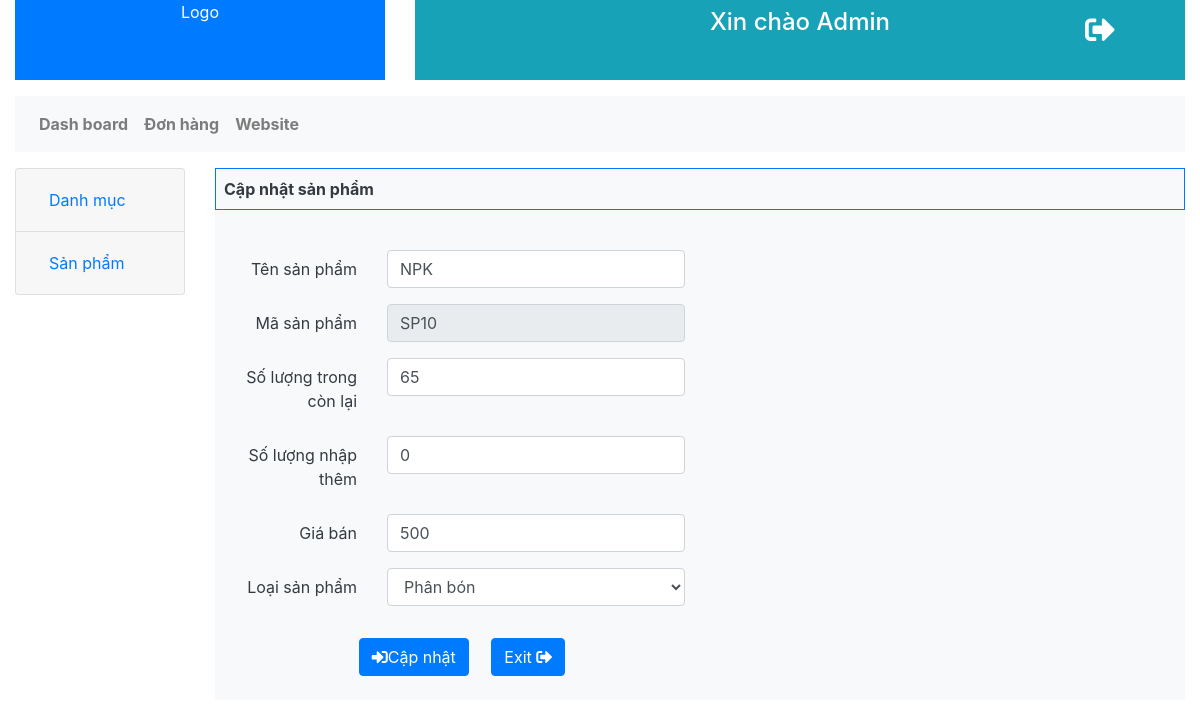
The app's page /admin/productedit.php?productid=SP10 (signed in) with its own data.
### tables this page shows
CREATE TABLE `sanpham` (
  `MaSanPham` varchar(15) NOT NULL,
  `TenSanPham` varchar(45) NOT NULL,
  `SoLuong` int(11) NOT NULL,
  `GiaBan` int(11) NOT NULL,
  `MaChungLoaiSP` int(11) NOT NULL
);

CREATE TABLE `chungloaisp` (
  `MaChungLoaiSP` int(11) NOT NULL,
  `TenChungLoaiSP` varchar(30) NOT NULL
);

### lib/database.php (called while the page is built, shortened)
<?php
Class Database extends PDO{
   public $host   = DB_HOST;
   public $user   = DB_USER;
   public $pass   = DB_PASS;
   public $dbname = DB_NAME;
   public $link;
private function connectDB(){
   $this->link = new mysqli($this->host, $this->user, $this->pass,
    $this->dbname);
 }
public function select($query){
  $result = $this->link->query($query) or
   die($this->link->error.__LINE__);
  if($result->num_rows > 0){
    return $result;
  } else {
    return false;
  }
 }
}

### class/product.php (called while the page is built, shortened)
<?php
	$filepath = realpath(dirname(__FILE__));
	include_once ($filepath.'/../lib/database.php');
?>
<?php
	class product
	{
		private $db;
		public function __construct()
		{
			$this->db = new Database();
		}
		public function getproductbyId($id)
		{
			$query = "SELECT MaSanPham,TenSanPham,SoLuong,GiaBan,sanpham.MaChungLoaiSP,TenChungLoaiSP FROM sanpham INNER JOIN chungloaisp ON sanpham.MaChungLoaiSP=chungloaisp.MaChungLoaiSP where MaSanPham = '$id' ";
			$result = $this->db->select($query);
			return $result;
		}
	}
 ?>

### class/category.php (called while the page is built, shortened)
<?php
	$filepath = realpath(dirname(__FILE__));
	include_once ($filepath.'/../lib/database.php');
?>
<?php
	class category
	{
		private $db;
		public function __construct()
		{
			$this->db = new Database();
		}
		public function show_category()
		{
			$query = "SELECT * FROM chungloaisp order by MaChungLoaiSP desc ";
			$result = $this->db->select($query);
			return $result;
		}
	}
 ?>

### admin/productedit.php (the view, shortened to what this page needs)
<?php include 'main/header.php'; ?>
<?php include '../class/category.php';  ?>
<?php include '../class/product.php';  ?>
<?php
$pd = new product();
if (!isset($_GET['productid']) || $_GET['productid'] == NULL) {
    echo "<script> window.location = 'productlist.php' </script>";
} else {
    $id = $_GET['productid'];
}
?>
<div class="col-md-10">
    <div class="view bg-light text-dark">
        <div class="row">
            <div class="col-md-12">
                <div class="content">
                    <div class="font-weight-bold border border-primary p-2">Cập nhật sản phẩm</div>
                    <div class="m-2">
                        <div class=" row p-3">
                        </div>
                        <?php
                        $get_product_by_id = $pd->getproductbyId($id);
                        if ($get_product_by_id) {
                            while ($result_product = $get_product_by_id->fetch_assoc()) {
                        ?>
                                <form name="frmLogin" action="" method="post" enctype="multipart/form-data">
                                    <div class="">
                                        <div class="form-group row ">
                                            <label class="col-md-2 text-right col-form-label" for="txtName">Tên sản phẩm</label>
                                            <div class="col-md-4"><input value="<?php echo $result_product['TenSanPham'] ?>" type="text" id="txtName" class="form-control" name="productName" /></div>
                                        </div>
                                        <div class="form-group row ">
                                            <label class="col-md-2 text-right col-form-label" for="txtName1" >Mã sản phẩm</label>
                                            <div class="col-md-4"><input value="<?php echo $result_product['MaSanPham'] ?>" disabled type="text" id="txtName1" class="form-control" name="product_code" /></div>
                                        </div>
                                        <div class="form-group row">
                                            <label class="col-md-2 text-right col-form-label" for="txtName2">Số lượng trong còn lại</label>
                                            <div class="col-md-4"><input value="<?php echo $result_product['SoLuong'] ?>" type="text" id="txtName2" class="form-control" /></div>
                                        </div>
                                        <div class="form-group row">
                                            <label class="col-md-2 text-right col-form-label" for="txtName3">Số lượng nhập thêm</label>
                                            <div class="col-md-4"><input value="0" type="text" id="txtName3" class="form-control" name="productQuantity" /></div>
                                        </div>
                                        <div class="form-group row">
                                            <label class="col-md-2 text-right col-form-label" for="txtName4">Giá bán</label>
                                            <div class="col-md-4"><input value="<?php echo $result_product['GiaBan'] ?>" type="text" id="txtName4" class="form-control" name="price" /></div>
                                        </div>
                                        <div class="form-group row">
                                            <label class="col-md-2 text-right col-form-label" for="txtName5">Loại sản phẩm</label>
                                            <div class="col-md-4">
                                                <select class="form-control" name="category" id="txtName5">
                                                    <?php
                                                    $cat = new category();
                                                    $catlist = $cat->show_category();
                                                    if ($catlist) {
                                                        while ($result = $catlist->fetch_assoc()) {
                                                    ?>
                                                            <option <?php
                                                                    if ($result['MaChungLoaiSP'] == $result_product['MaChungLoaiSP']) {
                                                                        echo 'selected';
                                                                    }
                                                                    ?> value=" <?php echo $result['MaChungLoaiSP'] ?> "> <?php echo $result['TenChungLoaiSP'] ?> </option>
                                                    <?php
                                                        }
                                                    }
                                                    ?>
                                                </select>
                                            </div>
                                        </div>
                                        <div class="row p-3">
                                            <div class="col-md-6 text-center">
                                                <button type="submit" class="btn btn-primary " id="btnReg"><i class="fas fa-sign-in-alt"></i>Cập nhật</button>&nbsp;&nbsp;&nbsp;&nbsp;
                                                <button type="button" class="btn btn-primary" onClick="location.href='productlist.php'">Exit <i class="fas fa-sign-out-alt"></i></button>
                                            </div>
                                        </div>
                                    </div>
                                </form>
                        <?php
                            }
                        } ?>
                    </div>
                </div>
            </div>
        </div>
    </div>
</div>
</div>
<?php include 'main/footer.php'; ?>

### css/layout.css (style rules this page uses)
.view { height:auto; }

### css/basic.css (style rules this page uses)
body { background: #eff; font-family: 'Roboto Mono', monospace; font-size: 14px; color:#333; }

### css/all.css (style rules this page uses)
.fa, .fas, .far, .fal, .fad, .fab { -moz-osx-font-smoothing: grayscale; -webkit-font-smoothing: antialiased; display: inline-block; font-style: normal; font-variant: normal; text-rendering: auto; line-height: 1; }
.fa-sign-in-alt:before { content: "\f2f6"; }
.fa-sign-out-alt:before { content: "\f2f5"; }

### records on screen
sanpham: productName "NPK", product_code "SP10", SoLuong "65", price "500", category "Phân bón"
